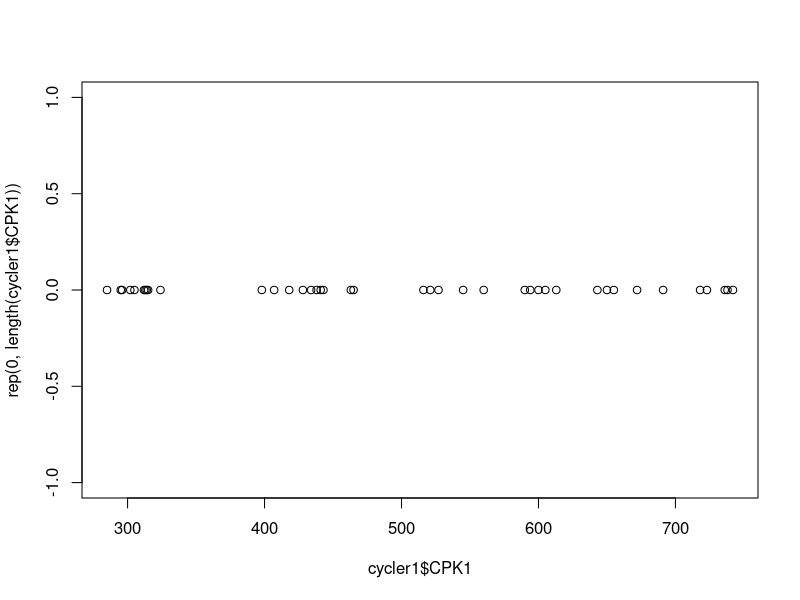
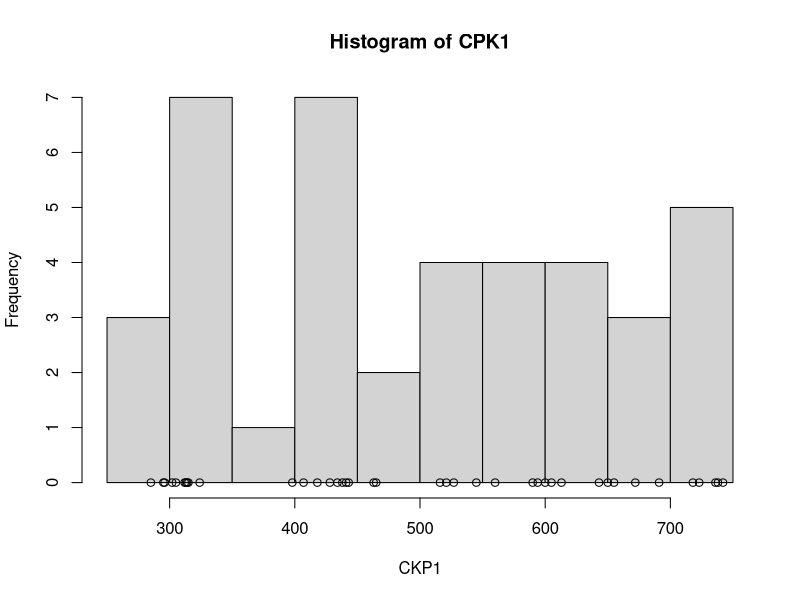
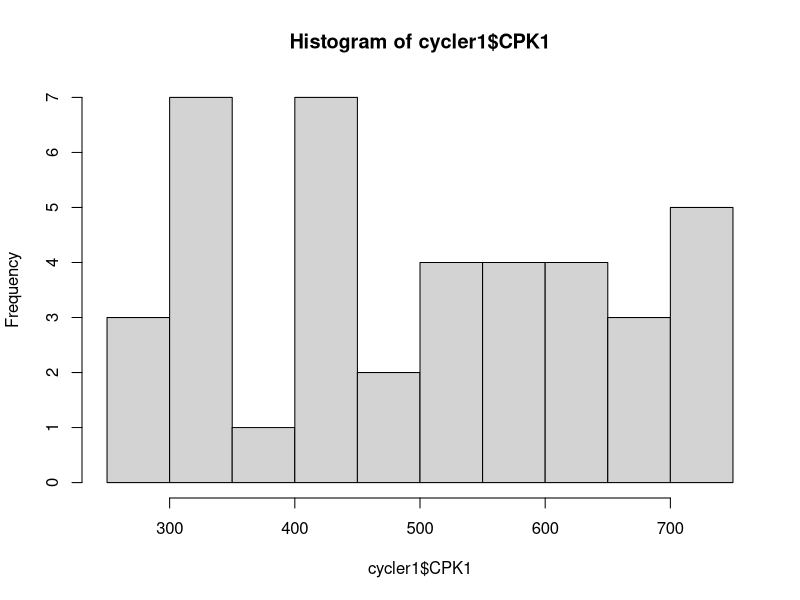
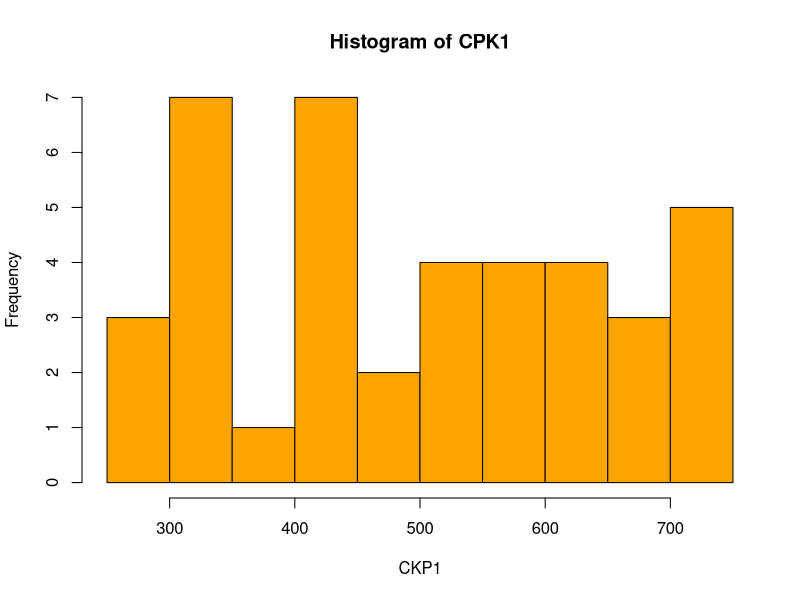

Write the R code that produced these figures, in order.
#####################################################
#
# Histograms...
#
######################################################

# Read in a dataframe
cycler1 <- read.csv('../DataSets/CyclerCPK.csv', header = TRUE)
head(cycler1)

# First attempt at a picture
plot(cycler1$CPK1, rep(0, length(cycler1$CPK1)))

# Create a histogram and fix it up
hist(cycler1$CPK1,
     xlab = "CKP1",
     main = "Histogram of CPK1")
points(cycler1$CPK1, rep(0, length(cycler1$CPK1)))

temp1 <- hist(cycler1$CPK1)

hist(cycler1$CPK1,
     xlab = "CKP1",
     main = "Histogram of CPK1",
     col = "orange")
